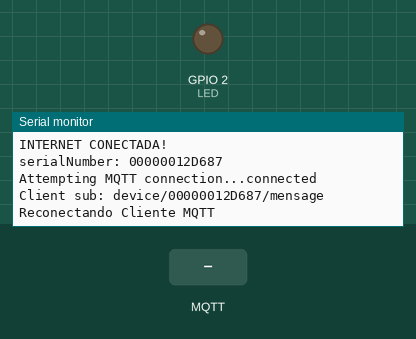
This program was run on a simulated ESP8266 (NodeMCU). Parts: output pins drawn as LEDs (lit = HIGH), the last lines printed to the serial monitor. The test bench sets the inputs (shaded band). WiFi joins after 1.5 s; servers stay silent unless stated; random numbers use the default seed unless the program sets one; no MQTT or app messages arrive unless stated.

Above: at 2.7 s.
2.8 s: MQTT message "1" arrives on the first subscribed topic
At 3.5 s:
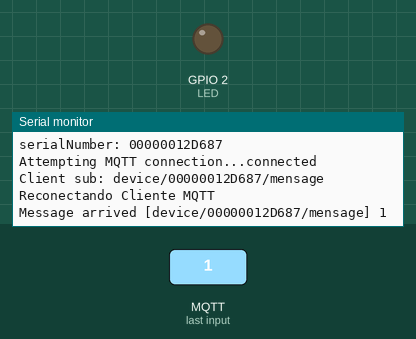
4.3 s: MQTT message "on" arrives on the first subscribed topic
At 4.7 s:
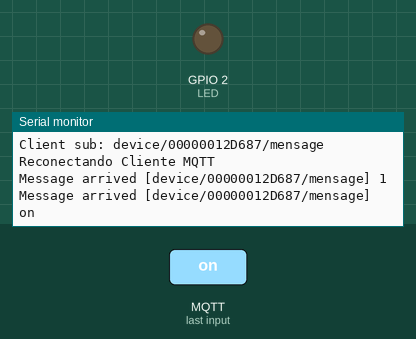
5.8 s: MQTT message "off" arrives on the first subscribed topic
At 7.0 s:
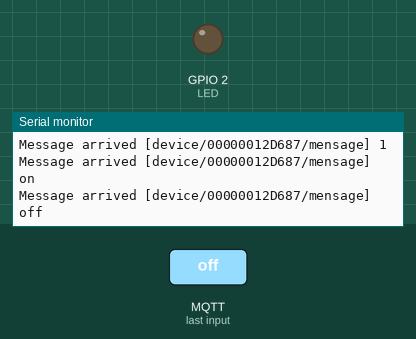

The program:

main.cpp
```cpp
#include <Arduino.h>
#include <WiFiManager.h>
#include <ESP8266WiFi.h>
#include <PubSubClient.h> // #define MQTT_MAX_PACKET_SIZE 256

WiFiClient net;
PubSubClient client(net);

#define LED 2

// unsigned long startMillis;
unsigned long previousMillisStatusMQTT;

#include "config.h"
#include "function.h"

void setup() {
  WiFiManager wm;

  Serial.begin(115200);
  pinMode(LED, OUTPUT);

  bool res;
  wm.setConfigPortalTimeout(timePortal); // 80
  res = wm.autoConnect("ESP32");

  if (!res)
  {
    Serial.println("Failed to WiFi connect");
  }
  else
  {
    Serial.println("WiFi connected versao 2");
    Serial.println("IP address: ");
    Serial.println(WiFi.localIP());

    client.setServer(mqtt_server, 1883);
    client.setCallback(callback);
    client.setBufferSize(MSG_BUFFER_SIZE);
  }
  if (WiFi.status() == WL_CONNECTED)
  {
    Serial.println("INTERNET CONECTADA!");
  }
  getMAC(serialNumber);
  Serial.print("serialNumber: ");
  Serial.println(serialNumber);
}

void loop() {
  if (!client.connected())
  {
    reconnect();
    Serial.println("Reconectando Cliente MQTT");
  }
  client.loop();
  status_MQTT();
  // digitalWrite(LED, HIGH);
  // delay(1000);
  // digitalWrite(LED, LOW);
  // delay(1000);
}
```

function.h
```cpp
#include "Arduino.h"

bool ledEstado = false;

void getMAC(char *ret)
{
  // char ssid[23];

  uint64_t chipid = ESP.getChipId(); // The chip ID is essentially its MAC address(length: 6 bytes).
  uint16_t chip = (uint16_t)(chipid >> 32);

  snprintf(ret, 23, "%04X%08X", chip, (uint32_t)chipid);

  // return ssid;
}

void callback(char *topic, byte *payload, unsigned int length)
{
  Serial.print("Message arrived [");
  Serial.print(topic);
  Serial.print("] ");

  for (int i = 0; i < (int)length; i++)
  {
    Serial.print((char)payload[i]);
  }
  Serial.println();

  // Switch on the LED if an 1 was received as first character
  // if ((char)payload[0] == 'a') {
  //   Serial.println("true");
  //   // but actually the LED is on; this is because
  //   // it is active low on the ESP-01)
  // } else {
  //   Serial.println("mensagem diferente");
  // }
}

void reconnect()
{
  // Loop until we're reconnected
  while (!client.connected())
  {
    Serial.print("Attempting MQTT connection...");
    // Create a random client ID
    String clientId = "ESP8266Client-";
    clientId += String(random(0xffff), HEX);
    // Attempt to connect
    if (client.connect(clientId.c_str()))
    {
      Serial.println("connected");
      // Once connected, publish an announcement...
      client.publish("outTopic", "hello world");
      // client.subscribe("inTopic");
      snprintf(tpc, TPC_BUFFER_SIZE, "device/%s/mensage", serialNumber);
      Serial.print("Client sub: ");
      Serial.println(tpc);
      client.subscribe(tpc);
    }
    else
    {
      Serial.print("failed, rc=");
      Serial.print(client.state());
      Serial.println(" try again in 5 seconds");
      // Wait 5 seconds before retrying
      delay(5000);
    }
  }
}

void status_MQTT()
{
  // char serialNumber[32];
  unsigned long currentMillis = millis();
  if (currentMillis - previousMillisStatusMQTT >= 10000)
  {
    previousMillisStatusMQTT = currentMillis;
    getMAC(serialNumber);
    snprintf(msg, MSG_BUFFER_SIZE, "{\"serialNumber\":\"%s\",\"status\":\"ativo\"}", serialNumber); // "{\"trackerId\":%d,\"height\":%d}"
    snprintf(tpc, TPC_BUFFER_SIZE, "device/%s/status", serialNumber);
    // Serial.println(msg);
    client.publish(tpc, msg);
  }
}
```

config.h
```cpp
const char *mqtt_server = "192.168.0.246"; //    192.168.0.246  rede_k-> 192.168.0.196

#define timePortal 80 // time portal Wifi Manager

#define MSG_BUFFER_SIZE (256)  // = sizeCharVector * 6 + json outras variaveis
#define TPC_BUFFER_SIZE (60)
char msg[MSG_BUFFER_SIZE];
char tpc[TPC_BUFFER_SIZE];
char serialNumber[32];


// float AccelX[sizeV];
```

Measured:
- after the input at 2.8 s, the serial monitor: prints a new line at once (image 1)
- after the input at 4.3 s, the serial monitor: prints a new line at once (image 2)
- after the input at 5.8 s, the serial monitor: prints a new line at once (image 3)
